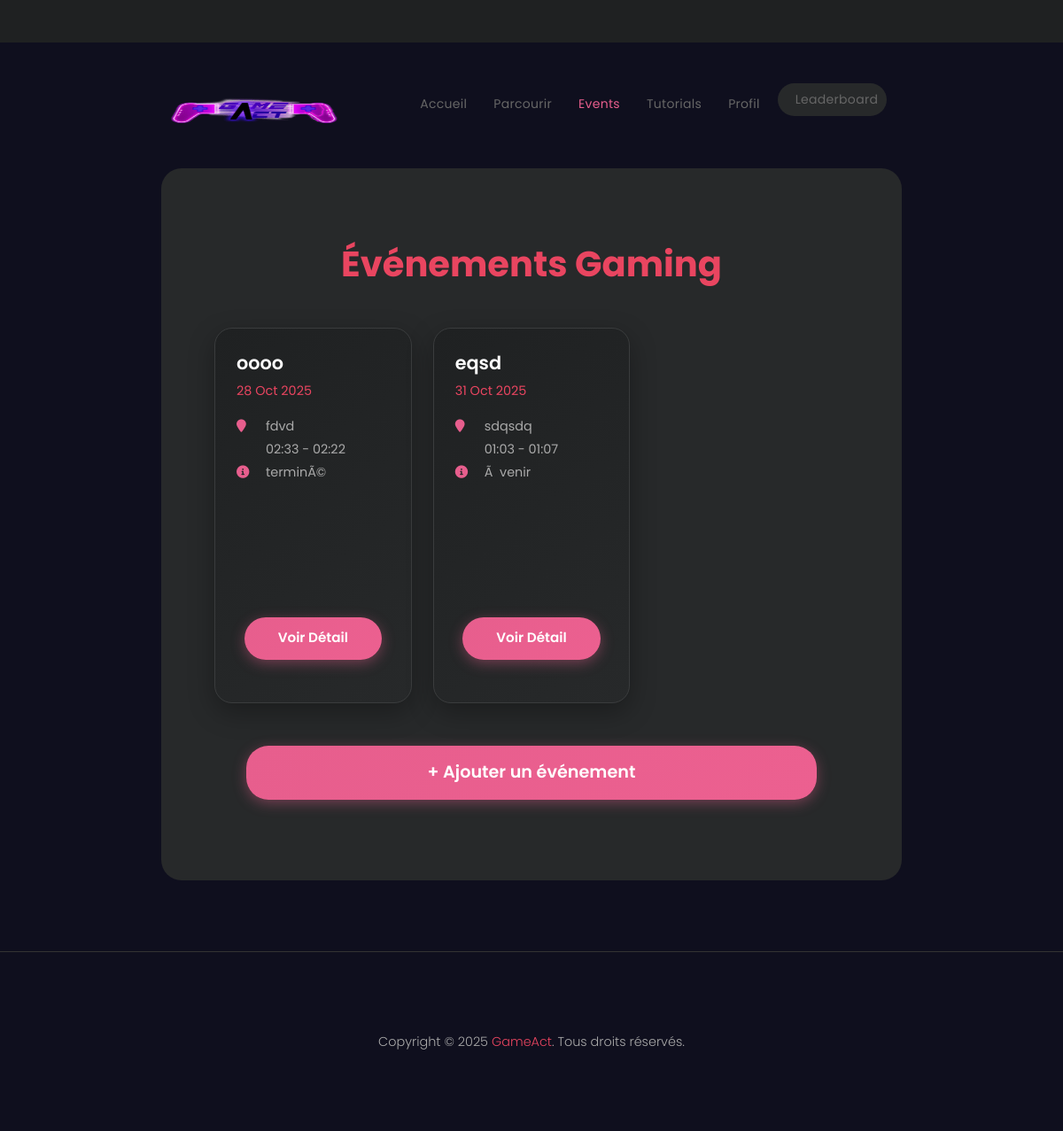
Screenshot of /view/front-office/events/front/index.php with the database file from the repository.
### tables this page shows
CREATE TABLE `event` (
  `id` int(11) NOT NULL,
  `titre` varchar(50) NOT NULL,
  `description` varchar(200) NOT NULL,
  `lieu` varchar(50) NOT NULL,
  `date` date NOT NULL,
  `statut` varchar(50) NOT NULL,
  `heure_deb` varchar(50) NOT NULL,
  `heure_fin` varchar(50) NOT NULL
);

### controller/eventC.php (called while the page is built, shortened)
<?php
class EventC
{
    public function listEvents()
    {
        $sql = "SELECT id, titre, description, lieu, date, statut, heure_deb, heure_fin FROM event";
        $db = config::getConnexion();
        try {
            $liste = $db->query($sql);
            return $liste->fetchAll(PDO::FETCH_ASSOC);
        } catch (Exception $e) {
            die('Erreur : ' . $e->getMessage());
        }
    }
}
?>

### view/front-office/events/front/index.php (the view, shortened to what this page needs)
<?php
require_once(__DIR__ . '/../../../../controller/eventC.php');
$eventController = new EventC();
$events = $eventController->listEvents();
function formatDate($date) {
    $timestamp = strtotime($date);
    $months = [
        1 => 'Jan', 2 => 'Fév', 3 => 'Mar', 4 => 'Avr',
        5 => 'Mai', 6 => 'Juin', 7 => 'Juil', 8 => 'Août',
        9 => 'Sep', 10 => 'Oct', 11 => 'Nov', 12 => 'Déc'
    ];
    $day = date('d', $timestamp);
    $month = $months[(int)date('m', $timestamp)];
    $year = date('Y', $timestamp);
    return $day . ' ' . $month . ' ' . $year;
}
?>
<!DOCTYPE html>
<html lang="fr">
<head>
  <link href="../../vendor/bootstrap/css/bootstrap.min.css" rel="stylesheet">
  <link rel="stylesheet" href="../../assets/css/fontawesome.css">
  <link rel="stylesheet" href="../../assets/css/templatemo-cyborg-gaming.css">
  <link rel="stylesheet" href="events-custom.css">
</head>
<body>
  <header class="header-area header-sticky">
    <div class="container">
      <div class="row">
        <div class="col-12">
          <nav class="main-nav">
            <a href="../../index.html" class="logo">
              <img src="../../assets/images/logo.png" alt="GameAct" style="height:60px;">
            </a>
            <ul class="nav">
              <li><a href="../../index.html">Accueil</a></li>
              <li><a href="../../browse.html">Parcourir</a></li>
              <li><a href="index.php" class="active">Events</a></li>
              <li><a href="../../streams.html">Tutorials</a></li>
              <li><a href="../../profile.html">Profil</a></li>
              <li><a href="../../leaderboard.html">Leaderboard</a></li>
            </ul>
          </nav>
        </div>
      </div>
    </div>
  </header>
  <div class="container mt-5">
    <div class="row">
      <div class="col-lg-12">
        <div class="page-content">
          <div class="text-center mb-5">
            <h1 style="color:#e94560; font-size:2.5rem;">Événements Gaming</h1>
          </div>
          <div class="row g-4">
            <?php if (empty($events)): ?>
              <div class="col-12">
                <div class="text-center" style="color:#ccc; padding:3rem;">
                  <p style="font-size:1.2rem;">Aucun événement disponible pour le moment.</p>
                </div>
              </div>
            <?php else: ?>
              <?php foreach ($events as $event): ?>
                <div class="col-lg-4 col-md-6">
                  <div class="event-card">
                    <div class="event-body">
                      <h4><?= htmlspecialchars($event['titre']); ?><br><span><?= formatDate($event['date']); ?></span></h4>
                      <p class="event-info">
                        <i class="fa fa-map-marker"></i> <?= htmlspecialchars($event['lieu']); ?><br>
                        <?php if (!empty($event['heure_deb']) && !empty($event['heure_fin'])): ?>
                          <i class="fa fa-clock-o"></i> <?= date('H:i', strtotime($event['heure_deb'])); ?> - <?= date('H:i', strtotime($event['heure_fin'])); ?><br>
                        <?php endif; ?>
                        <i class="fa fa-info-circle"></i> <?= htmlspecialchars($event['statut']); ?>
                      </p>
                      <a href="detail.php?id=<?= $event['id']; ?>" class="btn-primary">Voir Détail</a>
                    </div>
                  </div>
                </div>
              <?php endforeach; ?>
            <?php endif; ?>
          </div>
          <div class="text-center mt-5">
            <a href="add-event.html" class="btn-primary" style="padding:1rem 2.5rem; font-size:1.2rem;">
              + Ajouter un événement
            </a>
          </div>
        </div>
      </div>
    </div>
  </div>
  <footer class="mt-5 py-4" style="background:#0f0f1e; border-top:1px solid #333;">
    <div class="container">
      <div class="row">
        <div class="col-lg-12 text-center">
          <p style="color:#aaa; font-size:0.9rem; margin:0;">
            Copyright © 2025 <a href="#" style="color:#e94560; text-decoration:none;">GameAct</a>. Tous droits réservés.
          </p>
        </div>
      </div>
    </div>
  </footer>
</body>
</html>

### view/front-office/assets/css/templatemo-cyborg-gaming.css (style rules this page uses)
html, body, div, span, applet, object, iframe, h1, h2, h3, h4, h5, h6, p, blockquote, div pre, a, abbr, acronym, address, big, cite, code, del, dfn, em, font, img, ins, kbd, q, s, samp, small, strike, strong, sub, sup, tt, var, b, u, i, center, dl, dt, dd, ol, ul, li, figure, header, nav, section, article, aside, footer, figcaption { margin: 0; padding: 0; border: 0; outline: 0; }
ul, li { padding: 0; margin: 0; list-style: none; }
header, nav, section, article, aside, footer, hgroup { display: block; }
* { box-sizing: border-box; }
html, body { font-family: 'Poppins', sans-serif; font-weight: 400; background-color: #1e1e1e; font-size: 16px; -ms-text-size-adjust: 100%; -webkit-font-smoothing: antialiased; -moz-osx-font-smoothing: grayscale; }
a { color: #CCC; text-decoration: none !important; }
h1, h2, h3, h4, h5, h6 { margin-top: 0px; margin-bottom: 0px; color: #fff; font-weight: 700; }
ul { margin-bottom: 0px; }
p { font-size: 15px; line-height: 30px; color: #fff; }
img { width: 100%; overflow: hidden; }
html, body { background: #1f2122; font-family: 'Poppins', sans-serif; }
body .page-content { margin-top: 110px; background-color: #27292a; padding: 60px; border-radius: 23px; }
p { font-size: 15px; color: #666; line-height: 30px; margin-bottom: 0px; }
.header-area { background-color: transparent; position: absolute; height: 70px; top: 15px; left: 0; right: 0; z-index: 100; -webkit-transition: all .5s ease 0s; -moz-transition: all .5s ease 0s; -o-transition: all .5s ease 0s; transition: all .5s ease 0s; }
.header-area .main-nav { min-height: 80px; background: transparent; display: flex; padding: 15px 0px; border-radius: 50px; }
.header-area .main-nav .logo { border-right: 1px solid #27292a; flex-basis: 25%; margin-right: 5%; -webkit-transition: all 0.3s ease 0s; -moz-transition: all 0.3s ease 0s; -o-transition: all 0.3s ease 0s; transition: all 0.3s ease 0s; }
.header-area .main-nav .logo img { width: 191px; }
.header-area .main-nav .nav { display: inline-flex; flex-basis: 70%; justify-content: flex-end; vertical-align: middle; text-align: right; margin-top: 0px; margin-right: 0px; -webkit-transition: all 0.3s ease 0s; -moz-transition: all 0.3s ease 0s; -o-transition: all 0.3s ease 0s; transition: all 0.3s ease 0s; position: relative; z-index: 999; }
.header-area .main-nav .nav li { padding-left: 10px; padding-right: 10px; display: inline-block; }
.header-area .main-nav .nav li a { display: block; font-weight: 400; font-size: 14px; text-transform: capitalize; color: #666; -webkit-transition: all 0.3s ease 0s; -moz-transition: all 0.3s ease 0s; -o-transition: all 0.3s ease 0s; transition: all 0.3s ease 0s; border: transparent; padding: 13px 10px; border-radius: 18px; letter-spacing: .3px; }
.header-area .main-nav .nav li:last-child a { background-color: #27292a; padding: 8px 10px 8px 20px; border-radius: 23px; }
.header-area .main-nav .nav li:hover a, .header-area .main-nav .nav li a.active { color: #e75e8d !important; }
.header-area.header-sticky { min-height: 70px; }
.header-area.header-sticky .nav li a.active { color: #fff; }
@media (max-width: 1200px) { .header-area .main-nav .nav li { padding-left: 10px; padding-right: 10px; } }
@media (max-width: 1200px) { .header-area .main-nav:before { display: none; } }
footer p { text-align: center; padding: 30px 0px; color: #fff; font-weight: 300; }
footer p a { color: #fff; transition: all .3s; }
body { overflow-x: hidden; }
@media (max-width: 1200px) { .header-area .main-nav .nav li { padding-right: 5px; padding-left: 5px; } }
@media (max-width: 1200px) { .header-area .main-nav .logo { margin-right: 30px; border-right: none; } }

### rows the page displays
event: titre "oooo", date "28 Oct 2025", lieu "fdvd", heure_deb "02:33", heure_fin "02:22", statut "terminÃ©"
event: titre "eqsd", date "31 Oct 2025", lieu "sdqsdq", heure_deb "01:03", heure_fin "01:07", statut "Ã venir"
